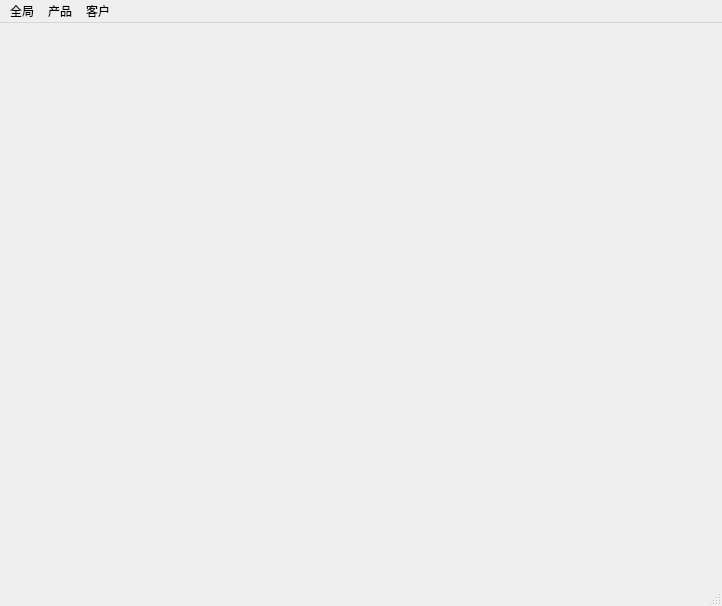
<?xml version="1.0" encoding="UTF-8"?>
<ui version="4.0">
 <class>MainWindow</class>
 <widget class="QMainWindow" name="MainWindow">
  <property name="geometry">
   <rect>
    <x>0</x>
    <y>0</y>
    <width>722</width>
    <height>606</height>
   </rect>
  </property>
  <property name="windowTitle">
   <string>产品管理</string>
  </property>
  <widget class="QWidget" name="centralwidget">
   <property name="sizePolicy">
    <sizepolicy hsizetype="Expanding" vsizetype="Expanding">
     <horstretch>0</horstretch>
     <verstretch>0</verstretch>
    </sizepolicy>
   </property>
   <property name="maximumSize">
    <size>
     <width>716</width>
     <height>16777215</height>
    </size>
   </property>
  </widget>
  <widget class="QMenuBar" name="menubar">
   <property name="geometry">
    <rect>
     <x>0</x>
     <y>0</y>
     <width>722</width>
     <height>23</height>
    </rect>
   </property>
   <widget class="QMenu" name="productTopMenu">
    <property name="title">
     <string>产品</string>
    </property>
    <addaction name="addProductAction"/>
    <addaction name="addServiceRecordAction"/>
   </widget>
   <widget class="QMenu" name="customerTopMenu">
    <property name="title">
     <string>客户</string>
    </property>
   </widget>
   <widget class="QMenu" name="menu">
    <property name="title">
     <string>全局</string>
    </property>
    <addaction name="exitAction"/>
   </widget>
   <addaction name="menu"/>
   <addaction name="productTopMenu"/>
   <addaction name="customerTopMenu"/>
  </widget>
  <widget class="QStatusBar" name="statusbar"/>
  <action name="exitAction">
   <property name="text">
    <string>退出</string>
   </property>
   <property name="shortcut">
    <string>Ctrl+Q</string>
   </property>
  </action>
  <action name="addProductAction">
   <property name="text">
    <string>添加产品</string>
   </property>
  </action>
  <action name="addServiceRecordAction">
   <property name="text">
    <string>添加售后记录</string>
   </property>
  </action>
 </widget>
 <resources/>
 <connections/>
</ui>
